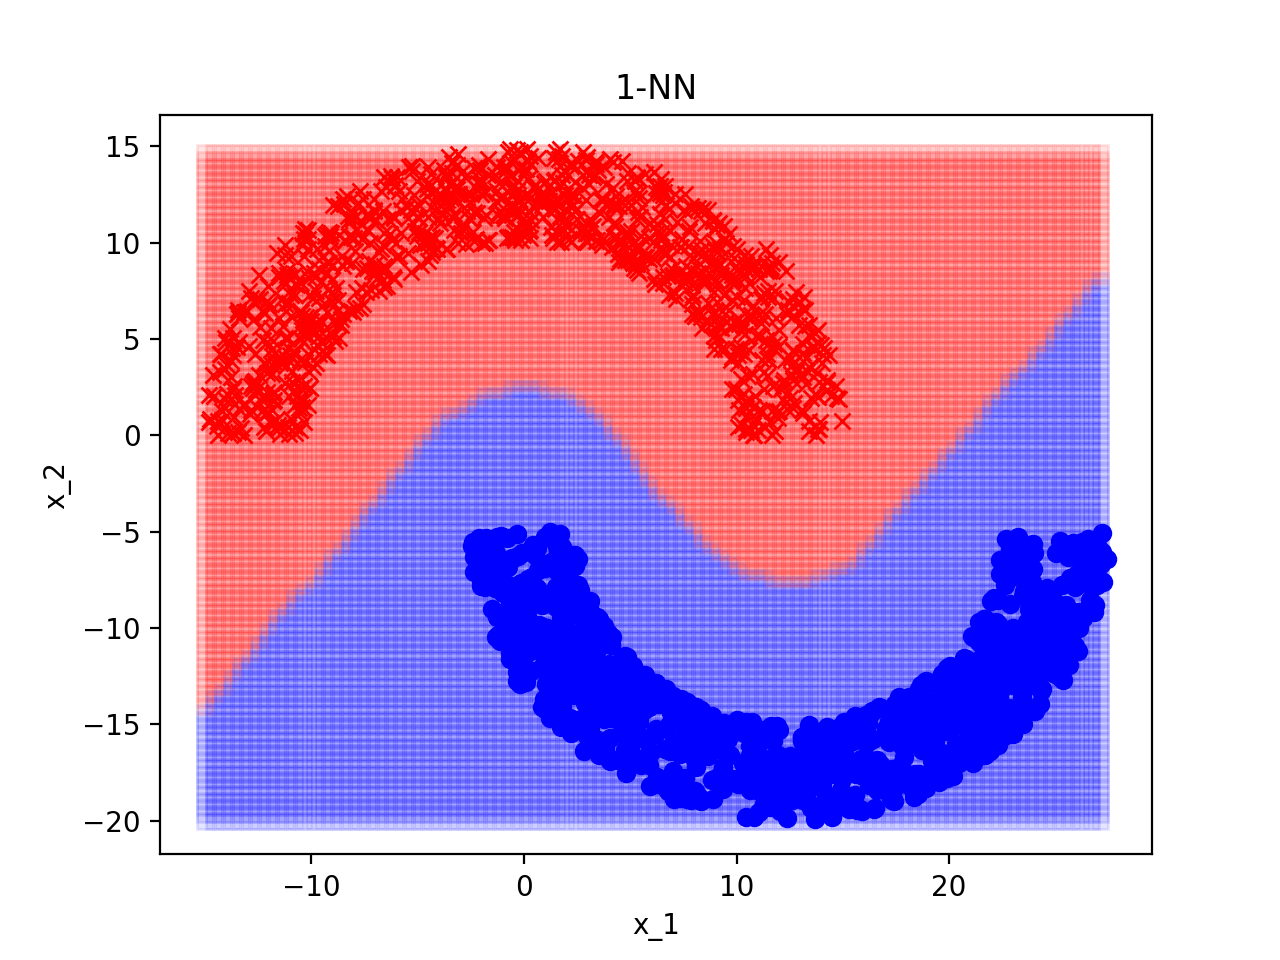

The Python source for this figure:
import random
import matplotlib.pyplot as plt
from matplotlib import colors
import numpy as np
import math

def distance(x1,x2):
	return ((x1[0]-x2[0])**2+(x1[1]-x2[1])**2)**0.5

def returnFurthest(closest,k,X,x):
	closer = list()
	for i in range(len(closest)):
		if (distance(X[k],x) < distance(X[closest[i]],x)):
			closer.append(i)
	if (len(closer) == 0):
		return -1
	furthest = closer[0]
	dist = distance(X[closest[furthest]],x)
	for i in range(1,len(closer)):
		if (dist < distance(X[closest[closer[i]]],x)):
			furthest = closer[i]
			dist = distance(X[closest[closer[i]]],x)
	# print(furthest)
	return furthest

rad = 10
thk = 5
sep = 5

X = list()
Y = list()

for i in range(2000):
	random1 = 2*math.pi*random.random()
	random2 = random.random()
	if (random1 < math.pi):
		x = math.cos(random1)*(rad+thk*(random2))
		y = math.sin(random1)*(rad+thk*(random2))
		X.append([x,y])
		Y.append(-1)
	else:
		x = thk/2+rad + math.cos(random1)*(rad+thk*(random2))
		y = -sep + math.sin(random1)*(rad+thk*(random2))
		X.append([x,y])
		Y.append(1)

y = Y
print(len(X))

for i in range(100):
	print(i)
	for j in range(100):
		x = [-15+42.5*i/100,-20+35*j/100]
		closest = [0]
		for k in range(1,len(X)):
			furthest = returnFurthest(closest,k,X,x)
			if (furthest != -1):
				closest[furthest] = k
		if (y[closest[0]] < 0):
			plt.plot(x[0],x[1],'sr', alpha = 0.1)
		else:
			plt.plot(x[0],x[1],'sb', alpha = 0.1)

for i in range(len(X)):
	# print(X[i])
	if (y[i] == -1):
		plt.plot(X[i][0],X[i][1],'xr')
	else:
		plt.plot(X[i][0],X[i][1],'ob')

plt.title('1-NN')
plt.xlabel('x_1')
plt.ylabel('x_2')

plt.show()
